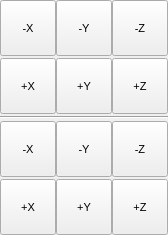
<?xml version="1.0" encoding="UTF-8"?>
<ui version="4.0">
 <class>ResetViewPopup</class>
 <widget class="QWidget" name="ResetViewPopup">
  <property name="geometry">
   <rect>
    <x>0</x>
    <y>0</y>
    <width>168</width>
    <height>235</height>
   </rect>
  </property>
  <property name="sizePolicy">
   <sizepolicy hsizetype="Minimum" vsizetype="Minimum">
    <horstretch>0</horstretch>
    <verstretch>0</verstretch>
   </sizepolicy>
  </property>
  <property name="font">
   <font>
    <pointsize>8</pointsize>
   </font>
  </property>
  <property name="windowTitle">
   <string>ResetView Popup</string>
  </property>
  <layout class="QGridLayout" name="gridLayout">
   <property name="horizontalSpacing">
    <number>0</number>
   </property>
   <property name="verticalSpacing">
    <number>2</number>
   </property>
   <property name="margin">
    <number>0</number>
   </property>
   <item row="0" column="0">
    <widget class="QToolButton" name="CartesianNegativeXButton">
     <property name="minimumSize">
      <size>
       <width>56</width>
       <height>56</height>
      </size>
     </property>
     <property name="maximumSize">
      <size>
       <width>56</width>
       <height>56</height>
      </size>
     </property>
     <property name="text">
      <string>-X</string>
     </property>
     <property name="icon">
      <iconset resource="icons.qrc">
       <normaloff>:/stackicons/icons/stack_celldefine.svg</normaloff>:/stackicons/icons/stack_celldefine.svg</iconset>
     </property>
     <property name="iconSize">
      <size>
       <width>30</width>
       <height>30</height>
      </size>
     </property>
     <property name="checkable">
      <bool>false</bool>
     </property>
     <property name="autoExclusive">
      <bool>false</bool>
     </property>
     <property name="toolButtonStyle">
      <enum>Qt::ToolButtonTextUnderIcon</enum>
     </property>
     <property name="autoRaise">
      <bool>false</bool>
     </property>
    </widget>
   </item>
   <item row="0" column="1">
    <widget class="QToolButton" name="CartesianNegativeYButton">
     <property name="minimumSize">
      <size>
       <width>56</width>
       <height>56</height>
      </size>
     </property>
     <property name="maximumSize">
      <size>
       <width>56</width>
       <height>56</height>
      </size>
     </property>
     <property name="text">
      <string>-Y</string>
     </property>
     <property name="icon">
      <iconset resource="icons.qrc">
       <normaloff>:/stackicons/icons/stack_celldefine.svg</normaloff>:/stackicons/icons/stack_celldefine.svg</iconset>
     </property>
     <property name="iconSize">
      <size>
       <width>30</width>
       <height>30</height>
      </size>
     </property>
     <property name="checkable">
      <bool>false</bool>
     </property>
     <property name="autoExclusive">
      <bool>false</bool>
     </property>
     <property name="toolButtonStyle">
      <enum>Qt::ToolButtonTextUnderIcon</enum>
     </property>
     <property name="autoRaise">
      <bool>false</bool>
     </property>
    </widget>
   </item>
   <item row="0" column="2">
    <widget class="QToolButton" name="CartesianNegativeZButton">
     <property name="minimumSize">
      <size>
       <width>56</width>
       <height>56</height>
      </size>
     </property>
     <property name="maximumSize">
      <size>
       <width>56</width>
       <height>56</height>
      </size>
     </property>
     <property name="text">
      <string>-Z</string>
     </property>
     <property name="icon">
      <iconset resource="icons.qrc">
       <normaloff>:/stackicons/icons/stack_celldefine.svg</normaloff>:/stackicons/icons/stack_celldefine.svg</iconset>
     </property>
     <property name="iconSize">
      <size>
       <width>30</width>
       <height>30</height>
      </size>
     </property>
     <property name="checkable">
      <bool>false</bool>
     </property>
     <property name="autoExclusive">
      <bool>false</bool>
     </property>
     <property name="toolButtonStyle">
      <enum>Qt::ToolButtonTextUnderIcon</enum>
     </property>
     <property name="autoRaise">
      <bool>false</bool>
     </property>
    </widget>
   </item>
   <item row="1" column="0">
    <widget class="QToolButton" name="CartesianPositiveXButton">
     <property name="minimumSize">
      <size>
       <width>56</width>
       <height>56</height>
      </size>
     </property>
     <property name="maximumSize">
      <size>
       <width>56</width>
       <height>56</height>
      </size>
     </property>
     <property name="text">
      <string>+X</string>
     </property>
     <property name="icon">
      <iconset resource="icons.qrc">
       <normaloff>:/stackicons/icons/stack_celldefine.svg</normaloff>:/stackicons/icons/stack_celldefine.svg</iconset>
     </property>
     <property name="iconSize">
      <size>
       <width>30</width>
       <height>30</height>
      </size>
     </property>
     <property name="checkable">
      <bool>false</bool>
     </property>
     <property name="autoExclusive">
      <bool>false</bool>
     </property>
     <property name="toolButtonStyle">
      <enum>Qt::ToolButtonTextUnderIcon</enum>
     </property>
     <property name="autoRaise">
      <bool>false</bool>
     </property>
    </widget>
   </item>
   <item row="1" column="1">
    <widget class="QToolButton" name="CartesianPositiveYButton">
     <property name="minimumSize">
      <size>
       <width>56</width>
       <height>56</height>
      </size>
     </property>
     <property name="maximumSize">
      <size>
       <width>56</width>
       <height>56</height>
      </size>
     </property>
     <property name="text">
      <string>+Y</string>
     </property>
     <property name="icon">
      <iconset resource="icons.qrc">
       <normaloff>:/stackicons/icons/stack_celldefine.svg</normaloff>:/stackicons/icons/stack_celldefine.svg</iconset>
     </property>
     <property name="iconSize">
      <size>
       <width>30</width>
       <height>30</height>
      </size>
     </property>
     <property name="checkable">
      <bool>false</bool>
     </property>
     <property name="autoExclusive">
      <bool>false</bool>
     </property>
     <property name="toolButtonStyle">
      <enum>Qt::ToolButtonTextUnderIcon</enum>
     </property>
     <property name="autoRaise">
      <bool>false</bool>
     </property>
    </widget>
   </item>
   <item row="1" column="2">
    <widget class="QToolButton" name="CartesianPositiveZButton">
     <property name="minimumSize">
      <size>
       <width>56</width>
       <height>56</height>
      </size>
     </property>
     <property name="maximumSize">
      <size>
       <width>56</width>
       <height>56</height>
      </size>
     </property>
     <property name="text">
      <string>+Z</string>
     </property>
     <property name="icon">
      <iconset resource="icons.qrc">
       <normaloff>:/stackicons/icons/stack_celldefine.svg</normaloff>:/stackicons/icons/stack_celldefine.svg</iconset>
     </property>
     <property name="iconSize">
      <size>
       <width>30</width>
       <height>30</height>
      </size>
     </property>
     <property name="checkable">
      <bool>false</bool>
     </property>
     <property name="autoExclusive">
      <bool>false</bool>
     </property>
     <property name="toolButtonStyle">
      <enum>Qt::ToolButtonTextUnderIcon</enum>
     </property>
     <property name="autoRaise">
      <bool>false</bool>
     </property>
    </widget>
   </item>
   <item row="2" column="0" colspan="3">
    <widget class="Line" name="line">
     <property name="orientation">
      <enum>Qt::Horizontal</enum>
     </property>
    </widget>
   </item>
   <item row="3" column="0">
    <widget class="QToolButton" name="CellNegativeXButton">
     <property name="minimumSize">
      <size>
       <width>56</width>
       <height>56</height>
      </size>
     </property>
     <property name="maximumSize">
      <size>
       <width>56</width>
       <height>56</height>
      </size>
     </property>
     <property name="text">
      <string>-X</string>
     </property>
     <property name="icon">
      <iconset resource="icons.qrc">
       <normaloff>:/stackicons/icons/stack_celldefine.svg</normaloff>:/stackicons/icons/stack_celldefine.svg</iconset>
     </property>
     <property name="iconSize">
      <size>
       <width>30</width>
       <height>30</height>
      </size>
     </property>
     <property name="checkable">
      <bool>false</bool>
     </property>
     <property name="autoExclusive">
      <bool>false</bool>
     </property>
     <property name="toolButtonStyle">
      <enum>Qt::ToolButtonTextUnderIcon</enum>
     </property>
     <property name="autoRaise">
      <bool>false</bool>
     </property>
    </widget>
   </item>
   <item row="3" column="1">
    <widget class="QToolButton" name="CellNegativeYButton">
     <property name="minimumSize">
      <size>
       <width>56</width>
       <height>56</height>
      </size>
     </property>
     <property name="maximumSize">
      <size>
       <width>56</width>
       <height>56</height>
      </size>
     </property>
     <property name="text">
      <string>-Y</string>
     </property>
     <property name="icon">
      <iconset resource="icons.qrc">
       <normaloff>:/stackicons/icons/stack_celldefine.svg</normaloff>:/stackicons/icons/stack_celldefine.svg</iconset>
     </property>
     <property name="iconSize">
      <size>
       <width>30</width>
       <height>30</height>
      </size>
     </property>
     <property name="checkable">
      <bool>false</bool>
     </property>
     <property name="autoExclusive">
      <bool>false</bool>
     </property>
     <property name="toolButtonStyle">
      <enum>Qt::ToolButtonTextUnderIcon</enum>
     </property>
     <property name="autoRaise">
      <bool>false</bool>
     </property>
    </widget>
   </item>
   <item row="3" column="2">
    <widget class="QToolButton" name="CellNegativeZButton">
     <property name="minimumSize">
      <size>
       <width>56</width>
       <height>56</height>
      </size>
     </property>
     <property name="maximumSize">
      <size>
       <width>56</width>
       <height>56</height>
      </size>
     </property>
     <property name="text">
      <string>-Z</string>
     </property>
     <property name="icon">
      <iconset resource="icons.qrc">
       <normaloff>:/stackicons/icons/stack_celldefine.svg</normaloff>:/stackicons/icons/stack_celldefine.svg</iconset>
     </property>
     <property name="iconSize">
      <size>
       <width>30</width>
       <height>30</height>
      </size>
     </property>
     <property name="checkable">
      <bool>false</bool>
     </property>
     <property name="autoExclusive">
      <bool>false</bool>
     </property>
     <property name="toolButtonStyle">
      <enum>Qt::ToolButtonTextUnderIcon</enum>
     </property>
     <property name="autoRaise">
      <bool>false</bool>
     </property>
    </widget>
   </item>
   <item row="4" column="0">
    <widget class="QToolButton" name="CellPositiveXButton">
     <property name="minimumSize">
      <size>
       <width>56</width>
       <height>56</height>
      </size>
     </property>
     <property name="maximumSize">
      <size>
       <width>56</width>
       <height>56</height>
      </size>
     </property>
     <property name="text">
      <string>+X</string>
     </property>
     <property name="icon">
      <iconset resource="icons.qrc">
       <normaloff>:/stackicons/icons/stack_celldefine.svg</normaloff>:/stackicons/icons/stack_celldefine.svg</iconset>
     </property>
     <property name="iconSize">
      <size>
       <width>30</width>
       <height>30</height>
      </size>
     </property>
     <property name="checkable">
      <bool>false</bool>
     </property>
     <property name="autoExclusive">
      <bool>false</bool>
     </property>
     <property name="toolButtonStyle">
      <enum>Qt::ToolButtonTextUnderIcon</enum>
     </property>
     <property name="autoRaise">
      <bool>false</bool>
     </property>
    </widget>
   </item>
   <item row="4" column="1">
    <widget class="QToolButton" name="CellPositiveYButton">
     <property name="minimumSize">
      <size>
       <width>56</width>
       <height>56</height>
      </size>
     </property>
     <property name="maximumSize">
      <size>
       <width>56</width>
       <height>56</height>
      </size>
     </property>
     <property name="text">
      <string>+Y</string>
     </property>
     <property name="icon">
      <iconset resource="icons.qrc">
       <normaloff>:/stackicons/icons/stack_celldefine.svg</normaloff>:/stackicons/icons/stack_celldefine.svg</iconset>
     </property>
     <property name="iconSize">
      <size>
       <width>30</width>
       <height>30</height>
      </size>
     </property>
     <property name="checkable">
      <bool>false</bool>
     </property>
     <property name="autoExclusive">
      <bool>false</bool>
     </property>
     <property name="toolButtonStyle">
      <enum>Qt::ToolButtonTextUnderIcon</enum>
     </property>
     <property name="autoRaise">
      <bool>false</bool>
     </property>
    </widget>
   </item>
   <item row="4" column="2">
    <widget class="QToolButton" name="CellPositiveZButton">
     <property name="minimumSize">
      <size>
       <width>56</width>
       <height>56</height>
      </size>
     </property>
     <property name="maximumSize">
      <size>
       <width>56</width>
       <height>56</height>
      </size>
     </property>
     <property name="text">
      <string>+Z</string>
     </property>
     <property name="icon">
      <iconset resource="icons.qrc">
       <normaloff>:/stackicons/icons/stack_celldefine.svg</normaloff>:/stackicons/icons/stack_celldefine.svg</iconset>
     </property>
     <property name="iconSize">
      <size>
       <width>30</width>
       <height>30</height>
      </size>
     </property>
     <property name="checkable">
      <bool>false</bool>
     </property>
     <property name="autoExclusive">
      <bool>false</bool>
     </property>
     <property name="toolButtonStyle">
      <enum>Qt::ToolButtonTextUnderIcon</enum>
     </property>
     <property name="autoRaise">
      <bool>false</bool>
     </property>
    </widget>
   </item>
  </layout>
 </widget>
 <resources>
  <include location="icons.qrc"/>
 </resources>
 <connections/>
</ui>
